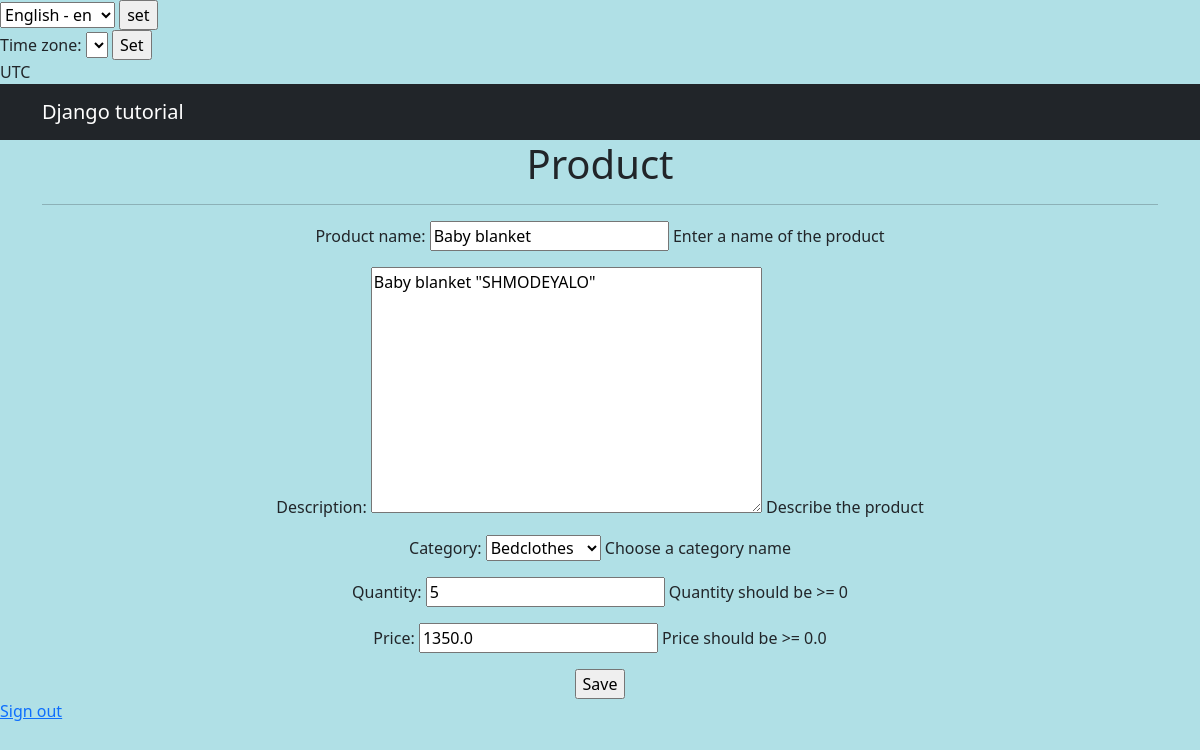
Page /products/12/update/ (signed in) on the committed database.
### simpleapp/models.py (models this page shows, shortened)
class Product(models.Model):
    name = models.CharField(
        max_length=50,
        unique=True,  # названия товаров не должны повторяться
        verbose_name=gettext_lazy('Product name'),
        help_text=gettext_lazy('Enter a name of the product'),
    )
    description = models.TextField(
        verbose_name=gettext_lazy('Description'),
        help_text=gettext_lazy('Describe the product'),
    )
    quantity = models.IntegerField(
        validators=[MinValueValidator(0, gettext_lazy('Quantity should be >= 0'))],
        verbose_name=gettext_lazy('Quantity'),
        help_text=gettext_lazy('Quantity should be >= 0'),
    )
    category = models.ForeignKey(
        to='Category',
        on_delete=models.CASCADE,
        related_name='products',  # все продукты в категории будут доступны через поле products
        verbose_name=gettext_lazy('Category'),
        help_text=gettext_lazy('Choose a category name'),
    )
    price = models.FloatField(
        validators=[MinValueValidator(0.0, gettext_lazy('Price should be >= 0.0'))],
        verbose_name=gettext_lazy('Price'),
        help_text=gettext_lazy('Price should be >= 0.0'),
    )
    class Meta:  # Возвращает название категории во множественном или единственном числе в админпанеле
        verbose_name = _('Product')
        verbose_name_plural = _('Products')

class Category(models.Model):
    name = models.CharField(
        max_length=100,
        unique=True,
        verbose_name=gettext_lazy('Category'),
        help_text=gettext_lazy('Category name'),
    )
    def __str__(self):
        return f'{self.name.title()}'
    class Meta:  # Возвращает название категории во множественном или единственном числе в админпанеле
        verbose_name = _('Category')
        verbose_name_plural = _('Categories')

### simpleapp/views.py (the view)
# urls.py: path('<int:pk>/update/', ProductUpdate.as_view(), name='product_update'),
class ProductUpdate(PermissionRequiredMixin, UpdateView):
    permission_required = ('simpleapp.change_product',)
    form_class = ProductForm
    model = Product
    template_name = 'product_edit.html'

### simpleapp/forms.py (shortened to what this page needs)
class ProductForm(forms.ModelForm):
    class Meta:
        model = Product
        fields = [
            'name',
            'description',
            'category',
            'quantity',
            'price',
        ]

### templates/product_edit.html (shortened to what this page needs)
{% extends 'flatpages/default.html' %}
{% load i18n %}
{% block content %}
<h1>{% trans 'Product' %}</h1>
<hr>
<form action="" method="post">
    {{ form.as_p }}
    <input type="submit" value="Save" />
</form>
{% endblock content %}

### rows in the picture
Product: name "Baby blanket", description "Baby blanket \"SHMODEYALO\"", category "Bedclothes", quantity "5", price "1350.0"

### other values in the picture
{{ TIME_ZONE }} "UTC"
form field language "English - en"
